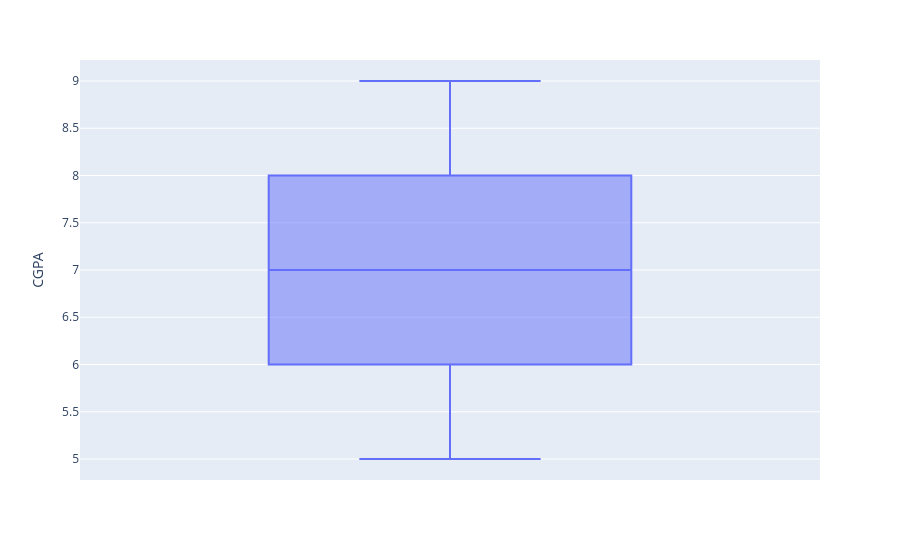

This figure's notebook cell:
### Code cell
figure = px.box(dataframe, y='CGPA')  
figure.show()

### Figure 1 — Plotly figure (JSON) as saved in the notebook; plotly's stock layout.template omitted (floating-point values rounded to 4 significant figures; data arrays with more than 128 entries replaced by an {"elided": "..."} marker saying what was removed)
{"data": [{"alignmentgroup": "True", "hovertemplate": "CGPA=%{y}<extra></extra>", "legendgroup": "", "marker": {"color": "#636efa"}, "name": "", "notched": false, "offsetgroup": "", "orientation": "v", "showlegend": false, "type": "box", "x0": " ", "xaxis": "x", "y": {"elided": "1137 int values"}, "y0": " ", "yaxis": "y"}], "layout": {"autosize": true, "boxmode": "group", "legend": {"tracegroupgap": 0}, "margin": {"t": 60}, "xaxis": {"anchor": "y", "autorange": true, "domain": [0, 1], "range": [-0.5, 0.5], "type": "category"}, "yaxis": {"anchor": "x", "autorange": true, "domain": [0, 1], "range": [4.778, 9.222], "title": {"text": "CGPA"}, "type": "linear"}}}
